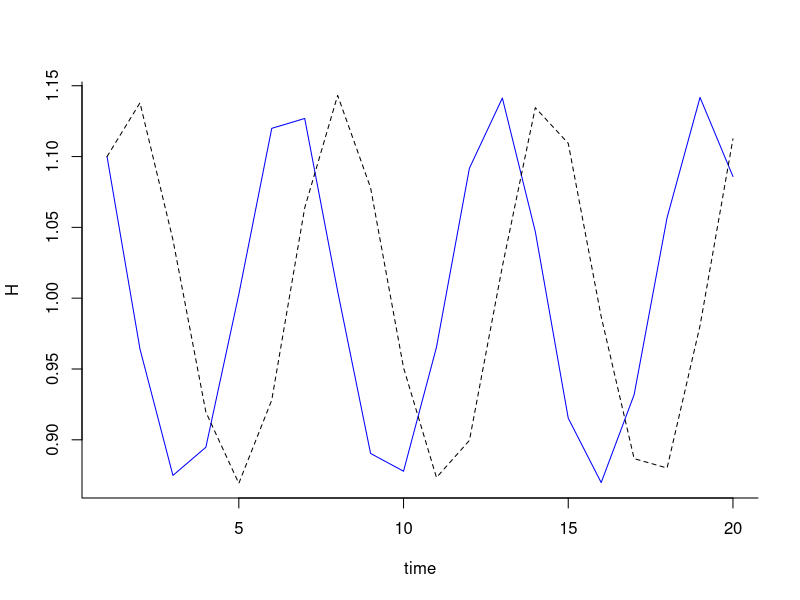

Recreate this plot in R.
library(deSolve)

pred.prey <- function(t, y, p) {
  H <- y[1]
  P <- y[2]
  with(as.list(p), {
    dH.dt <- r*H - b*H*P 
    dP.dt <- c*H*P - K*P
    
    return(list(c(dH.dt, dP.dt)))
  })
}

t <- 1:20
y0 <- c('H' = 1.1, 'P' = 1.1)
p <- c('r' = 1, 'b' = 1,
       'K' = 1, 'c' = 1)
       

sim <- ode(y = y0, times = t, func = pred.prey, parms = p,
method = 'lsoda')

sim <- as.data.frame(sim)

plot(H ~ time, type = 'l', col = 'blue', bty = 'l', data = sim)
points(P ~ time, type = 'l', lty = 2, data = sim)
